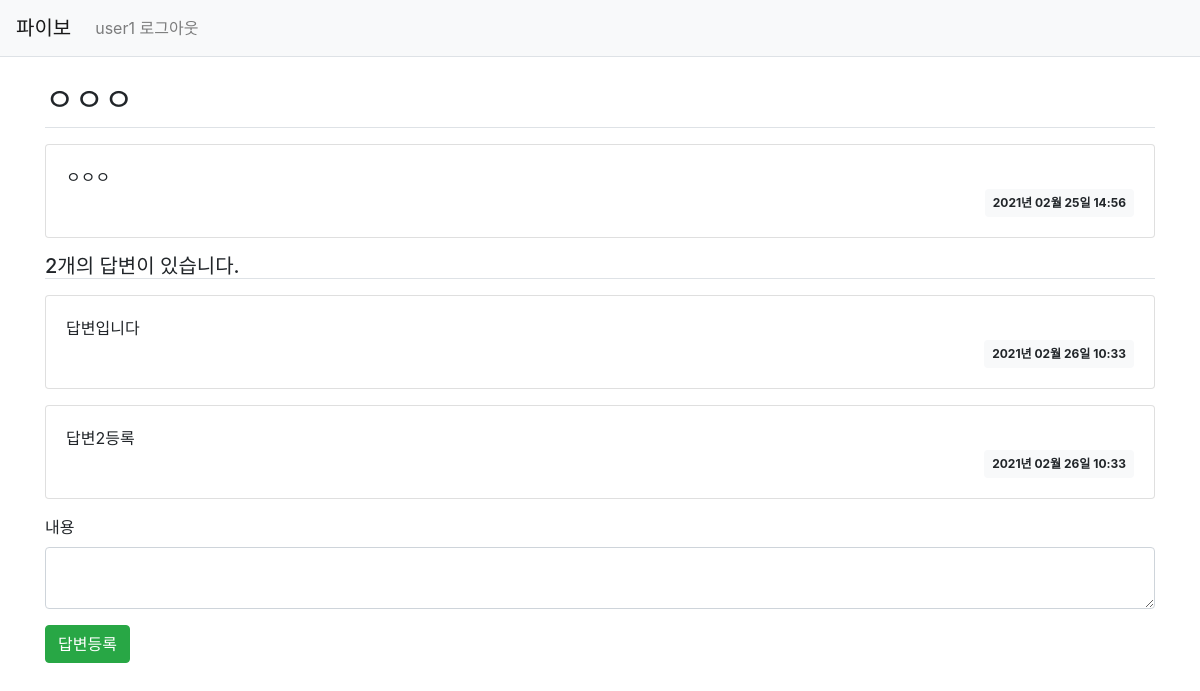
Screenshot of /question/question/detail/16/ (signed in) with the database file from the repository.
### Pybo/models.py (models this page shows)
class User(db.Model):
    id = db.Column(db.Integer, primary_key=True)
    username = db.Column(db.String(150), unique=True, nullable=False)
    password = db.Column(db.String(200), nullable=False)
    email = db.Column(db.String(120), unique=True, nullable=False)

class Question(db.Model):
    id = db.Column(db.Integer, primary_key=True)  # primary_key는 중복되지 않는 값임
    subject = db.Column(db.String(200), nullable=False)
    content = db.Column(db.Text(), nullable=False)
    create_date = db.Column(db.DateTime(), nullable=False)

class Answer(db.Model):
    id = db.Column(db.Integer, primary_key=True)
    question_id = db.Column(db.Integer, db.ForeignKey('question.id', ondelete='CASCADE'))
    question = db.relationship('Question', backref=db.backref('answer_set'))
    content = db.Column(db.Text(), nullable=False)
    create_date = db.Column(db.DateTime(), nullable=False)

### Pybo/views/question_views.py (the view)
@bp.route('/question/detail/<int:question_id>/')   # <자료형:변수명>
def detail(question_id):
    form = AnswerForm()
    question = Question.query.get_or_404(question_id)
    print(question.content)
    return render_template('question/question_detail.html', question=question, form=form)

### Pybo/forms.py
class AnswerForm(FlaskForm):
    content = TextAreaField('내용', validators=[DataRequired('내용은 필수 입력 항목입니다.')])

### Pybo/filter.py (called while the page is built)
def format_datetime(value, fmt='%Y년 %m월 %d일 %H:%M'):
    return value.strftime(fmt)

### Pybo/views/auth_views.py (called while the page is built)
@bp.before_app_request
def load_logged_ina_user():
    user_id = session.get('user_id')
    if user_id is None:
        g.user = None
    else:
        g.user = User.query.get(user_id)

### Pybo/templates/question/question_detail.html (shortened to what this page needs)
{% extends 'base.html' %}
{% block content %}
<link rel="stylesheet" href="{{url_for('static', filename='bootstrap.min.css')}}">
<div class="container my-3">
    <h2 class="border-bottom py-2">{{ question.subject }}</h2>
    <div class="card my-3">
        <div class="card-body">
            <div class="card-text" style="white-space: pre-line;">{{ question.content }}</div>
            <div class="d-flex justify-content-end">
                <div class="badge badge-light p-2">
                    {{ question.create_date | datetime }}
                </div>
            </div>
        </div>
    </div>
    <h5 class="border-bottom my-2">{{ question.answer_set | length }}개의 답변이 있습니다.</h5>
    {% for answer in question.answer_set %}
    <div class="card my-3">
        <div class="card-body">
            <div class="card-text" style="white-space: pre-line;">{{ answer.content }}</div>
            <div class="d-flex justify-content-end">
                <div class="badge badge-light p-2">
                    {{ answer.create_date | datetime}}
                </div>
            </div>
        </div>
    </div>
    {% endfor %}
    <form action="{{url_for('answer.create', question_id=question.id)}}" method="post" class="'my-3">
        <div class="form-group">
            {{ form.content.label }}
            {{ form.content(class='form-control') }}
        </div>
        <input type="submit" value="답변등록" class="btn btn-success">
    </form>
</div>
{% endblock %}

### Pybo/templates/base.html (shortened to what this page needs)
<!DOCTYPE html>
<html lang="ko">
<head>
    <link rel="stylesheet" href="{{url_for('static', filename='bootstrap.min.css')}}">
</head>
<body>
<nav class="navbar navbar-expand-lg navbar-light bg-light border-bottom">
    <a class="navbar-brand" href="{{ url_for('main.index') }}">파이보</a>
    <div class="collapse navbar-collapse flex-grow-0" id="navbarNav">
        {% if g.user %}
        <ul class="navbar-nav">
            <li class="nav-item">
              <a class="nav-link" href="{{url_for('auth.logout')}}">{{g.user.username}} 로그아웃</a>
            </li>
        </ul>
        {% endif %}
    </div>
</nav>
{% block content %}
{% endblock %}
</body>
</html>

### rows the page displays
User: user.username "user1"
Question: subject "ㅇㅇㅇ", content "ㅇㅇㅇ", create_date "2021년 02월 25일 14:56"
Answer: content "답변입니다", create_date "2021년 02월 26일 10:33"
Answer: content "답변2등록", create_date "2021년 02월 26일 10:33"

### other values shown
{{ question.answer_set | length }} "2"
